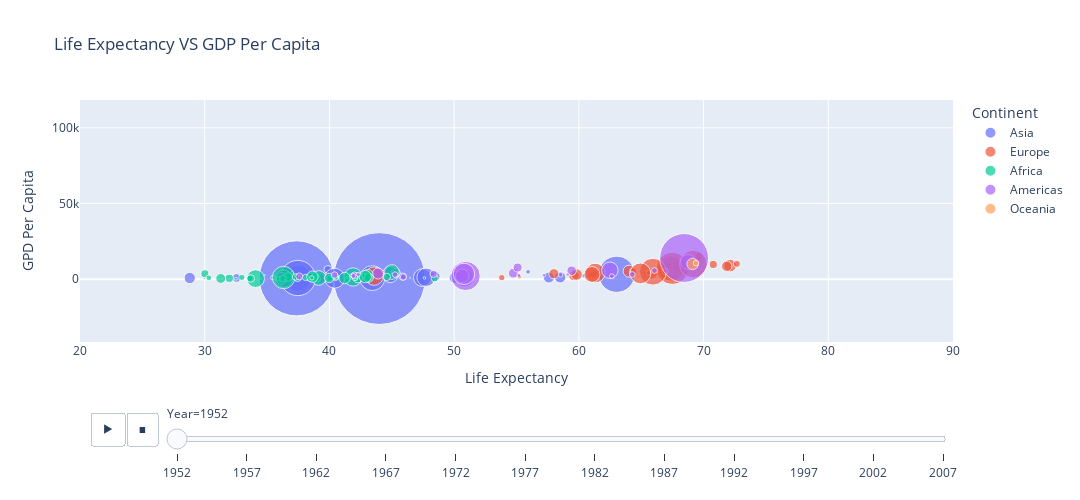

This figure's notebook cell:
### Markdown cell above
##### **The `animation_frame` and `animation_group` Parameter**
Now, lets animate our Scatter Plot.

### Code cell
labels = {
    'lifeExp':'Life Expectancy',
    'gdpPercap':'GPD Per Capita',
    'continent':'Continent',
    'pop':'Population',
    'year':'Year'
}
px.scatter(data_frame=gap_df, x='lifeExp', y='gdpPercap',
           title='Life Expectancy VS GDP Per Capita', labels=labels,
           color='continent', size='pop', size_max=100, hover_name='country',
           animation_frame='year', animation_group='country', range_x=[20, 90],
           width=1080, height=500)

### Figure 1 — Plotly figure (JSON) as saved in the notebook; plotly's stock layout.template omitted (floating-point values rounded to 4 significant figures)
{"data": [{"hovertemplate": "<b>%{hovertext}</b><br><br>Continent=Asia<br>Year=1952<br>Life Expectancy=%{x}<br>GPD Per Capita=%{y}<br>Population=%{marker.size}<extra></extra>", "hovertext": ["Afghanistan", "Bahrain", "Bangladesh", "Cambodia", "China", "Hong Kong, China", "India", "Indonesia", "Iran", "Iraq", "Israel", "Japan", "Jordan", "Korea, Dem. Rep.", "Korea, Rep.", "Kuwait", "Lebanon", "Malaysia", "Mongolia", "Myanmar", "Nepal", "Oman", "Pakistan", "Philippines", "Saudi Arabia", "Singapore", "Sri Lanka", "Syria", "Taiwan", "Thailand", "Vietnam", "West Bank and Gaza", "Yemen, Rep."], "ids": ["Afghanistan", "Bahrain", "Bangladesh", "Cambodia", "China", "Hong Kong, China", "India", "Indonesia", "Iran", "Iraq", "Israel", "Japan", "Jordan", "Korea, Dem. Rep.", "Korea, Rep.", "Kuwait", "Lebanon", "Malaysia", "Mongolia", "Myanmar", "Nepal", "Oman", "Pakistan", "Philippines", "Saudi Arabia", "Singapore", "Sri Lanka", "Syria", "Taiwan", "Thailand", "Vietnam", "West Bank and Gaza", "Yemen, Rep."], "legendgroup": "Asia", "marker": {"color": "#636efa", "size": [8425333, 120447, 46886859, 4693836, 556263527, 2125900, 372000000, 82052000, 17272000, 5441766, 1620914, 86459025, 607914, 8865488, 20947571, 160000, 1439529, 6748378, 800663, 20092996, 9182536, 507833, 41346560, 22438691, 4005677, 1127000, 7982342, 3661549, 8550362, 21289402, 26246839, 1030585, 4963829], "sizemode": "area", "sizeref": 131900.0, "symbol": "circle"}, "mode": "markers", "name": "Asia", "orientation": "v", "showlegend": true, "type": "scatter", "x": [28.8, 50.94, 37.48, 39.42, 44.0, 60.96, 37.37, 37.47, 44.87, 45.32, 65.39, 63.03, 43.16, 50.06, 47.45, 55.56, 55.93, 48.46, 42.24, 36.32, 36.16, 37.58, 43.44, 47.75, 39.88, 60.4, 57.59, 45.88, 58.5, 50.85, 40.41, 43.16, 32.55], "xaxis": "x", "y": [779.4, 9867.0, 684.2, 368.5, 400.4, 3054.0, 546.6, 749.7, 3035.0, 4130.0, 4087.0, 3217.0, 1547.0, 1088.0, 1031.0, 108400.0, 4835.0, 1831.0, 786.6, 331.0, 545.9, 1828.0, 684.6, 1273.0, 6460.0, 2315.0, 1084.0, 1643.0, 1207.0, 757.8, 605.1, 1516.0, 781.7], "yaxis": "y"}, {"hovertemplate": "<b>%{hovertext}</b><br><br>Continent=Europe<br>Year=1952<br>Life Expectancy=%{x}<br>GPD Per Capita=%{y}<br>Population=%{marker.size}<extra></extra>", "hovertext": ["Albania", "Austria", "Belgium", "Bosnia and Herzegovina", "Bulgaria", "Croatia", "Czech Republic", "Denmark", "Finland", "France", "Germany", "Greece", "Hungary", "Iceland", "Ireland", "Italy", "Montenegro", "Netherlands", "Norway", "Poland", "Portugal", "Romania", "Serbia", "Slovak Republic", "Slovenia", "Spain", "Sweden", "Switzerland", "Turkey", "United Kingdom"], "ids": ["Albania", "Austria", "Belgium", "Bosnia and Herzegovina", "Bulgaria", "Croatia", "Czech Republic", "Denmark", "Finland", "France", "Germany", "Greece", "Hungary", "Iceland", "Ireland", "Italy", "Montenegro", "Netherlands", "Norway", "Poland", "Portugal", "Romania", "Serbia", "Slovak Republic", "Slovenia", "Spain", "Sweden", "Switzerland", "Turkey", "United Kingdom"], "legendgroup": "Europe", "marker": {"color": "#EF553B", "size": [1282697, 6927772, 8730405, 2791000, 7274900, 3882229, 9125183, 4334000, 4090500, 42459667, 69145952, 7733250, 9504000, 147962, 2952156, 47666000, 413834, 10381988, 3327728, 25730551, 8526050, 16630000, 6860147, 3558137, 1489518, 28549870, 7124673, 4815000, 22235677, 50430000], "sizemode": "area", "sizeref": 131900.0, "symbol": "circle"}, "mode": "markers", "name": "Europe", "orientation": "v", "showlegend": true, "type": "scatter", "x": [55.23, 66.8, 68.0, 53.82, 59.6, 61.21, 66.87, 70.78, 66.55, 67.41, 67.5, 65.86, 64.03, 72.49, 66.91, 65.94, 59.16, 72.13, 72.67, 61.31, 59.82, 61.05, 58.0, 64.36, 65.57, 64.94, 71.86, 69.62, 43.59, 69.18], "xaxis": "x", "y": [1601.0, 6137.0, 8343.0, 973.5, 2444.0, 3119.0, 6876.0, 9692.0, 6425.0, 7030.0, 7144.0, 3531.0, 5264.0, 7268.0, 5210.0, 4931.0, 2648.0, 8942.0, 10100.0, 4029.0, 3068.0, 3145.0, 3581.0, 5075.0, 4215.0, 3834.0, 8528.0, 14730.0, 1969.0, 9980.0], "yaxis": "y"}, {"hovertemplate": "<b>%{hovertext}</b><br><br>Continent=Africa<br>Year=1952<br>Life Expectancy=%{x}<br>GPD Per Capita=%{y}<br>Population=%{marker.size}<extra></extra>", "hovertext": ["Algeria", "Angola", "Benin", "Botswana", "Burkina Faso", "Burundi", "Cameroon", "Central African Republic", "Chad", "Comoros", "Congo, Dem. Rep.", "Congo, Rep.", "Cote d'Ivoire", "Djibouti", "Egypt", "Equatorial Guinea", "Eritrea", "Ethiopia", "Gabon", "Gambia", "Ghana", "Guinea", "Guinea-Bissau", "Kenya", "Lesotho", "Liberia", "Libya", "Madagascar", "Malawi", "Mali", "Mauritania", "Mauritius", "Morocco", "Mozambique", "Namibia", "Niger", "Nigeria", "Reunion", "Rwanda", "Sao Tome and Principe", "Senegal", "Sierra Leone", "Somalia", "South Africa", "Sudan", "Swaziland", "Tanzania", "Togo", "Tunisia", "Uganda", "Zambia", "Zimbabwe"], "ids": ["Algeria", "Angola", "Benin", "Botswana", "Burkina Faso", "Burundi", "Cameroon", "Central African Republic", "Chad", "Comoros", "Congo, Dem. Rep.", "Congo, Rep.", "Cote d'Ivoire", "Djibouti", "Egypt", "Equatorial Guinea", "Eritrea", "Ethiopia", "Gabon", "Gambia", "Ghana", "Guinea", "Guinea-Bissau", "Kenya", "Lesotho", "Liberia", "Libya", "Madagascar", "Malawi", "Mali", "Mauritania", "Mauritius", "Morocco", "Mozambique", "Namibia", "Niger", "Nigeria", "Reunion", "Rwanda", "Sao Tome and Principe", "Senegal", "Sierra Leone", "Somalia", "South Africa", "Sudan", "Swaziland", "Tanzania", "Togo", "Tunisia", "Uganda", "Zambia", "Zimbabwe"], "legendgroup": "Africa", "marker": {"color": "#00cc96", "size": [9279525, 4232095, 1738315, 442308, 4469979, 2445618, 5009067, 1291695, 2682462, 153936, 14100005, 854885, 2977019, 63149, 22223309, 216964, 1438760, 20860941, 420702, 284320, 5581001, 2664249, 580653, 6464046, 748747, 863308, 1019729, 4762912, 2917802, 3838168, 1022556, 516556, 9939217, 6446316, 485831, 3379468, 33119096, 257700, 2534927, 60011, 2755589, 2143249, 2526994, 14264935, 8504667, 290243, 8322925, 1219113, 3647735, 5824797, 2672000, 3080907], "sizemode": "area", "sizeref": 131900.0, "symbol": "circle"}, "mode": "markers", "name": "Africa", "orientation": "v", "showlegend": true, "type": "scatter", "x": [43.08, 30.02, 38.22, 47.62, 31.98, 39.03, 38.52, 35.46, 38.09, 40.72, 39.14, 42.11, 40.48, 34.81, 41.89, 34.48, 35.93, 34.08, 37.0, 30.0, 43.15, 33.61, 32.5, 42.27, 42.14, 38.48, 42.72, 36.68, 36.26, 33.69, 40.54, 50.99, 42.87, 31.29, 41.73, 37.44, 36.32, 52.72, 40.0, 46.47, 37.28, 30.33, 32.98, 45.01, 38.63, 41.41, 41.22, 38.6, 44.6, 39.98, 42.04, 48.45], "xaxis": "x", "y": [2449.0, 3521.0, 1063.0, 851.2, 543.3, 339.3, 1173.0, 1071.0, 1179.0, 1103.0, 780.5, 2126.0, 1389.0, 2670.0, 1419.0, 375.6, 328.9, 362.1, 4293.0, 485.2, 911.3, 510.2, 299.9, 853.5, 298.8, 575.6, 2388.0, 1443.0, 369.2, 452.3, 743.1, 1968.0, 1688.0, 468.5, 2424.0, 761.9, 1077.0, 2719.0, 493.3, 879.6, 1450.0, 879.8, 1136.0, 4725.0, 1616.0, 1148.0, 716.7, 859.8, 1468.0, 734.8, 1147.0, 406.9], "yaxis": "y"}, {"hovertemplate": "<b>%{hovertext}</b><br><br>Continent=Americas<br>Year=1952<br>Life Expectancy=%{x}<br>GPD Per Capita=%{y}<br>Population=%{marker.size}<extra></extra>", "hovertext": ["Argentina", "Bolivia", "Brazil", "Canada", "Chile", "Colombia", "Costa Rica", "Cuba", "Dominican Republic", "Ecuador", "El Salvador", "Guatemala", "Haiti", "Honduras", "Jamaica", "Mexico", "Nicaragua", "Panama", "Paraguay", "Peru", "Puerto Rico", "Trinidad and Tobago", "United States", "Uruguay", "Venezuela"], "ids": ["Argentina", "Bolivia", "Brazil", "Canada", "Chile", "Colombia", "Costa Rica", "Cuba", "Dominican Republic", "Ecuador", "El Salvador", "Guatemala", "Haiti", "Honduras", "Jamaica", "Mexico", "Nicaragua", "Panama", "Paraguay", "Peru", "Puerto Rico", "Trinidad and Tobago", "United States", "Uruguay", "Venezuela"], "legendgroup": "Americas", "marker": {"color": "#ab63fa", "size": [17876956, 2883315, 56602560, 14785584, 6377619, 12350771, 926317, 6007797, 2491346, 3548753, 2042865, 3146381, 3201488, 1517453, 1426095, 30144317, 1165790, 940080, 1555876, 8025700, 2227000, 662850, 157553000, 2252965, 5439568], "sizemode": "area", "sizeref": 131900.0, "symbol": "circle"}, "mode": "markers", "name": "Americas", "orientation": "v", "showlegend": true, "type": "scatter", "x": [62.48, 40.41, 50.92, 68.75, 54.74, 50.64, 57.21, 59.42, 45.93, 48.36, 45.26, 42.02, 37.58, 41.91, 58.53, 50.79, 42.31, 55.19, 62.65, 43.9, 64.28, 59.1, 68.44, 66.07, 55.09], "xaxis": "x", "y": [5911.0, 2677.0, 2109.0, 11370.0, 3940.0, 2144.0, 2627.0, 5587.0, 1398.0, 3522.0, 3048.0, 2428.0, 1840.0, 2195.0, 2899.0, 3478.0, 3112.0, 2480.0, 1952.0, 3759.0, 3082.0, 3023.0, 13990.0, 5717.0, 7690.0], "yaxis": "y"}, {"hovertemplate": "<b>%{hovertext}</b><br><br>Continent=Oceania<br>Year=1952<br>Life Expectancy=%{x}<br>GPD Per Capita=%{y}<br>Population=%{marker.size}<extra></extra>", "hovertext": ["Australia", "New Zealand"], "ids": ["Australia", "New Zealand"], "legendgroup": "Oceania", "marker": {"color": "#FFA15A", "size": [8691212, 1994794], "sizemode": "area", "sizeref": 131900.0, "symbol": "circle"}, "mode": "markers", "name": "Oceania", "orientation": "v", "showlegend": true, "type": "scatter", "x": [69.12, 69.39], "xaxis": "x", "y": [10040.0, 10560.0], "yaxis": "y"}], "layout": {"height": 500, "legend": {"itemsizing": "constant", "title": {"text": "Continent"}, "tracegroupgap": 0}, "sliders": [{"active": 0, "currentvalue": {"prefix": "Year="}, "len": 0.9, "pad": {"b": 10, "t": 60}, "steps": [{"args": [["1952"], {"frame": {"duration": 0, "redraw": false}, "fromcurrent": true, "mode": "immediate", "transition": {"duration": 0, "easing": "linear"}}], "label": "1952", "method": "animate"}, {"args": [["1957"], {"frame": {"duration": 0, "redraw": false}, "fromcurrent": true, "mode": "immediate", "transition": {"duration": 0, "easing": "linear"}}], "label": "1957", "method": "animate"}, {"args": [["1962"], {"frame": {"duration": 0, "redraw": false}, "fromcurrent": true, "mode": "immediate", "transition": {"duration": 0, "easing": "linear"}}], "label": "1962", "method": "animate"}, {"args": [["1967"], {"frame": {"duration": 0, "redraw": false}, "fromcurrent": true, "mode": "immediate", "transition": {"duration": 0, "easing": "linear"}}], "label": "1967", "method": "animate"}, {"args": [["1972"], {"frame": {"duration": 0, "redraw": false}, "fromcurrent": true, "mode": "immediate", "transition": {"duration": 0, "easing": "linear"}}], "label": "1972", "method": "animate"}, {"args": [["1977"], {"frame": {"duration": 0, "redraw": false}, "fromcurrent": true, "mode": "immediate", "transition": {"duration": 0, "easing": "linear"}}], "label": "1977", "method": "animate"}, {"args": [["1982"], {"frame": {"duration": 0, "redraw": false}, "fromcurrent": true, "mode": "immediate", "transition": {"duration": 0, "easing": "linear"}}], "label": "1982", "method": "animate"}, {"args": [["1987"], {"frame": {"duration": 0, "redraw": false}, "fromcurrent": true, "mode": "immediate", "transition": {"duration": 0, "easing": "linear"}}], "label": "1987", "method": "animate"}, {"args": [["1992"], {"frame": {"duration": 0, "redraw": false}, "fromcurrent": true, "mode": "immediate", "transition": {"duration": 0, "easing": "linear"}}], "label": "1992", "method": "animate"}, {"args": [["1997"], {"frame": {"duration": 0, "redraw": false}, "fromcurrent": true, "mode": "immediate", "transition": {"duration": 0, "easing": "linear"}}], "label": "1997", "method": "animate"}, {"args": [["2002"], {"frame": {"duration": 0, "redraw": false}, "fromcurrent": true, "mode": "immediate", "transition": {"duration": 0, "easing": "linear"}}], "label": "2002", "method": "animate"}, {"args": [["2007"], {"frame": {"duration": 0, "redraw": false}, "fromcurrent": true, "mode": "immediate", "transition": {"duration": 0, "easing": "linear"}}], "label": "2007", "method": "animate"}], "x": 0.1, "xanchor": "left", "y": 0, "yanchor": "top"}], "title": {"text": "Life Expectancy VS GDP Per Capita"}, "updatemenus": [{"buttons": [{"args": [null, {"frame": {"duration": 500, "redraw": false}, "fromcurrent": true, "mode": "immediate", "transition": {"duration": 500, "easing": "linear"}}], "label": "&#9654;", "method": "animate"}, {"args": [[null], {"frame": {"duration": 0, "redraw": false}, "fromcurrent": true, "mode": "immediate", "transition": {"duration": 0, "easing": "linear"}}], "label": "&#9724;", "method": "animate"}], "direction": "left", "pad": {"r": 10, "t": 70}, "showactive": false, "type": "buttons", "x": 0.1, "xanchor": "right", "y": 0, "yanchor": "top"}], "width": 1080, "xaxis": {"anchor": "y", "domain": [0, 1], "range": [20, 90], "title": {"text": "Life Expectancy"}}, "yaxis": {"anchor": "x", "domain": [0, 1], "title": {"text": "GPD Per Capita"}}}}
